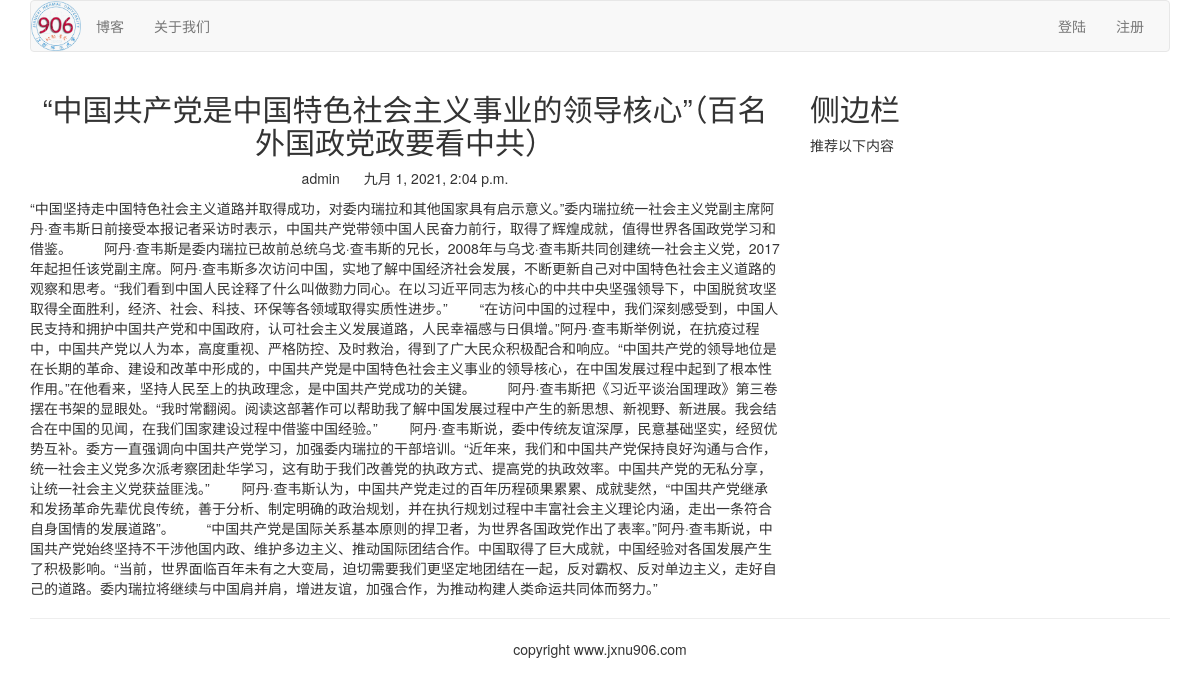
The app's page /blog/2/ with its own data.
### blog/models.py (models this page shows, shortened)
class BlogArticles(models.Model):
    title = models.CharField(max_length=300)
    author = models.ForeignKey(User, related_name='blog_posts', on_delete=models.CASCADE)
    body = models.TextField()
    publish = models.DateTimeField(default=timezone.now)
    class Meta:
        ordering = ("-publish", )

### blog/views.py (the view)
# urls.py: url(r'(?P<article_id>\d)/$', views.blog_article, name='blog_detail'),
def blog_article(request, article_id):
    article = get_object_or_404(BlogArticles, id=article_id)
    pub = article.publish
    return render(request, "blog/content.html", {'article': article, 'publish': pub})

### templates/blog/content.html (shortened to what this page needs)
{% extends "base.html" %}
{% load static %}
{% block content %}
<div class="row">
    <div class="col-xs-12 col-md-8">
        <div class="text-center">
            <h2>{{ article.title }}</h2>
        </div>
        <p class="text-center">
            <span>{{ article.author.username }}</span>
            <span style="margin-left: 20px;">{{ publish }}</span>
        </p>
        <div>{{ article.body }}</div>
    </div>
    <div class="col-xs-6 col-md-4">
        <h2>侧边栏</h2>
        <p>推荐以下内容</p>
    </div>
</div>
{% endblock %}

### records on screen
BlogArticles: title "“中国共产党是中国特色社会主义事业的领导核心”（百名外国政党政要看中共）", author.username "admin", publish "九月 1, 2021, 2:04 p.m.", body "“中国坚持走中国特色社会主义道路并取得成功，对委内瑞拉和其他国家具有启示意义。”委内瑞拉统一社会主义党副主席阿丹·查韦斯日前接受本报记者采访时表示，中国共产党带领中国人民奋力前行，取得了辉煌成就，值得世界各国政党学习和借鉴。 阿丹·查韦斯是委内瑞拉已故前总统乌戈·查韦斯的兄长，2008年与乌戈·查韦斯共同创建统一社会主义党，2017年起担任该党副主席。阿丹·查韦斯多次访问中国，实地了解中国经济社会发展，不断更新自己对中国特色社会主义道路的观察和思考。“我们看到中国人民诠释了什么叫做勠力同心。在以习近平同志为核心的中共中央坚强领导下，中国脱贫攻坚取得全面胜利，经济、社会、科技、环保等各领域取得实质性进步。” “在访问中国的过程中，我们深刻感受到，中国人民支持和拥护中国共产党和中国政府，认可社会主义发展道路，人民幸福感与日俱增。”阿丹·查韦斯举例说，在抗疫过程中，中国共产党以人为本，高度重视、严格防控、及时救治，得到了广大民众积极配合和响应。“中国共产党的领导地位是在长期的革命、建设和改革中形成的，中国共产党是中国特色社会主义事业的领导核心，在中国发展过程中起到了根本性作用。”在他看来，坚持人民至上的执政理念，是中国共产党成功的关键。 阿丹·查韦斯把《习近平谈治国理政》第三卷摆在书架的显眼处。“我时常翻阅。阅读这部著作可以帮助我了解中国发展过程中产生的新思想、新视野、新进展。我会结合在中国的见闻，在我们国家建设过程中借鉴中国经验。”…"
